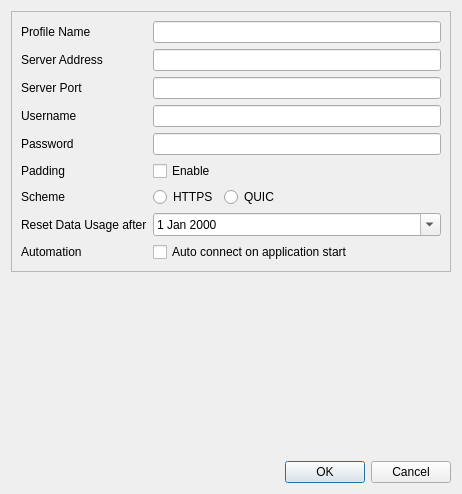
<?xml version="1.0" encoding="UTF-8"?>
<ui version="4.0">
 <class>NaiveProxyEditDialog</class>
 <widget class="QDialog" name="NaiveProxyEditDialog">
  <property name="geometry">
   <rect>
    <x>0</x>
    <y>0</y>
    <width>462</width>
    <height>494</height>
   </rect>
  </property>
  <property name="windowTitle">
   <string>Profile Editor</string>
  </property>
  <layout class="QVBoxLayout" name="verticalLayout">
   <item>
    <widget class="QFrame" name="editFrame">
     <property name="frameShape">
      <enum>QFrame::StyledPanel</enum>
     </property>
     <property name="frameShadow">
      <enum>QFrame::Raised</enum>
     </property>
     <layout class="QFormLayout" name="formLayout">
      <property name="sizeConstraint">
       <enum>QLayout::SetMaximumSize</enum>
      </property>
      <property name="fieldGrowthPolicy">
       <enum>QFormLayout::ExpandingFieldsGrow</enum>
      </property>
      <property name="rowWrapPolicy">
       <enum>QFormLayout::WrapLongRows</enum>
      </property>
      <property name="labelAlignment">
       <set>Qt::AlignLeading|Qt::AlignLeft|Qt::AlignVCenter</set>
      </property>
      <item row="1" column="0">
       <widget class="QLabel" name="nameLabel">
        <property name="text">
         <string>Profile Name</string>
        </property>
       </widget>
      </item>
      <item row="1" column="1">
       <widget class="QLineEdit" name="nameEdit"/>
      </item>
      <item row="2" column="0">
       <widget class="QLabel" name="serverAddrLabel">
        <property name="text">
         <string>Server Address</string>
        </property>
       </widget>
      </item>
      <item row="2" column="1">
       <widget class="QLineEdit" name="serverAddrEdit"/>
      </item>
      <item row="3" column="0">
       <widget class="QLabel" name="serverPortLabel">
        <property name="text">
         <string>Server Port</string>
        </property>
       </widget>
      </item>
      <item row="3" column="1">
       <widget class="QLineEdit" name="serverPortEdit">
        <property name="inputMethodHints">
         <set>Qt::ImhDigitsOnly|Qt::ImhPreferNumbers</set>
        </property>
       </widget>
      </item>
      <item row="5" column="0">
       <widget class="QLabel" name="pwdLabel">
        <property name="text">
         <string>Password</string>
        </property>
       </widget>
      </item>
      <item row="5" column="1">
       <widget class="QLineEdit" name="pwdEdit">
        <property name="inputMethodHints">
         <set>Qt::ImhNoAutoUppercase|Qt::ImhNoPredictiveText|Qt::ImhSensitiveData</set>
        </property>
        <property name="echoMode">
         <enum>QLineEdit::PasswordEchoOnEdit</enum>
        </property>
       </widget>
      </item>
      <item row="6" column="0">
       <widget class="QLabel" name="label">
        <property name="text">
         <string>Padding</string>
        </property>
       </widget>
      </item>
      <item row="6" column="1">
       <widget class="QCheckBox" name="checkBox">
        <property name="text">
         <string>Enable</string>
        </property>
       </widget>
      </item>
      <item row="8" column="0">
       <widget class="QLabel" name="resetDateLabel">
        <property name="text">
         <string>Reset Data Usage after</string>
        </property>
       </widget>
      </item>
      <item row="8" column="1">
       <widget class="QDateEdit" name="resetDateEdit">
        <property name="sizePolicy">
         <sizepolicy hsizetype="Expanding" vsizetype="Fixed">
          <horstretch>0</horstretch>
          <verstretch>0</verstretch>
         </sizepolicy>
        </property>
        <property name="calendarPopup">
         <bool>true</bool>
        </property>
       </widget>
      </item>
      <item row="9" column="0">
       <widget class="QLabel" name="autoStartLabel">
        <property name="text">
         <string>Automation</string>
        </property>
       </widget>
      </item>
      <item row="9" column="1">
       <widget class="QCheckBox" name="autoStartCheckBox">
        <property name="sizePolicy">
         <sizepolicy hsizetype="Expanding" vsizetype="Fixed">
          <horstretch>0</horstretch>
          <verstretch>0</verstretch>
         </sizepolicy>
        </property>
        <property name="text">
         <string>Auto connect on application start</string>
        </property>
       </widget>
      </item>
      <item row="4" column="0">
       <widget class="QLabel" name="label_2">
        <property name="text">
         <string>Username</string>
        </property>
       </widget>
      </item>
      <item row="4" column="1">
       <widget class="QLineEdit" name="usernameEdit"/>
      </item>
      <item row="7" column="0">
       <widget class="QLabel" name="label_3">
        <property name="text">
         <string>Scheme</string>
        </property>
       </widget>
      </item>
      <item row="7" column="1">
       <layout class="QHBoxLayout" name="horizontalLayout">
        <item>
         <widget class="QRadioButton" name="radioButton_2">
          <property name="text">
           <string>HTTPS</string>
          </property>
         </widget>
        </item>
        <item>
         <widget class="QRadioButton" name="radioButton">
          <property name="text">
           <string>QUIC</string>
          </property>
         </widget>
        </item>
       </layout>
      </item>
     </layout>
    </widget>
   </item>
   <item>
    <spacer name="verticalSpacer">
     <property name="orientation">
      <enum>Qt::Vertical</enum>
     </property>
     <property name="sizeHint" stdset="0">
      <size>
       <width>20</width>
       <height>0</height>
      </size>
     </property>
    </spacer>
   </item>
   <item>
    <widget class="QDialogButtonBox" name="buttonBox">
     <property name="orientation">
      <enum>Qt::Horizontal</enum>
     </property>
     <property name="standardButtons">
      <set>QDialogButtonBox::Cancel|QDialogButtonBox::Ok</set>
     </property>
    </widget>
   </item>
  </layout>
 </widget>
 <tabstops>
  <tabstop>nameEdit</tabstop>
  <tabstop>serverAddrEdit</tabstop>
  <tabstop>serverPortEdit</tabstop>
  <tabstop>pwdEdit</tabstop>
  <tabstop>resetDateEdit</tabstop>
  <tabstop>autoStartCheckBox</tabstop>
 </tabstops>
 <resources/>
 <connections>
  <connection>
   <sender>buttonBox</sender>
   <signal>rejected()</signal>
   <receiver>NaiveProxyEditDialog</receiver>
   <slot>reject()</slot>
   <hints>
    <hint type="sourcelabel">
     <x>230</x>
     <y>473</y>
    </hint>
    <hint type="destinationlabel">
     <x>230</x>
     <y>246</y>
    </hint>
   </hints>
  </connection>
 </connections>
</ui>
